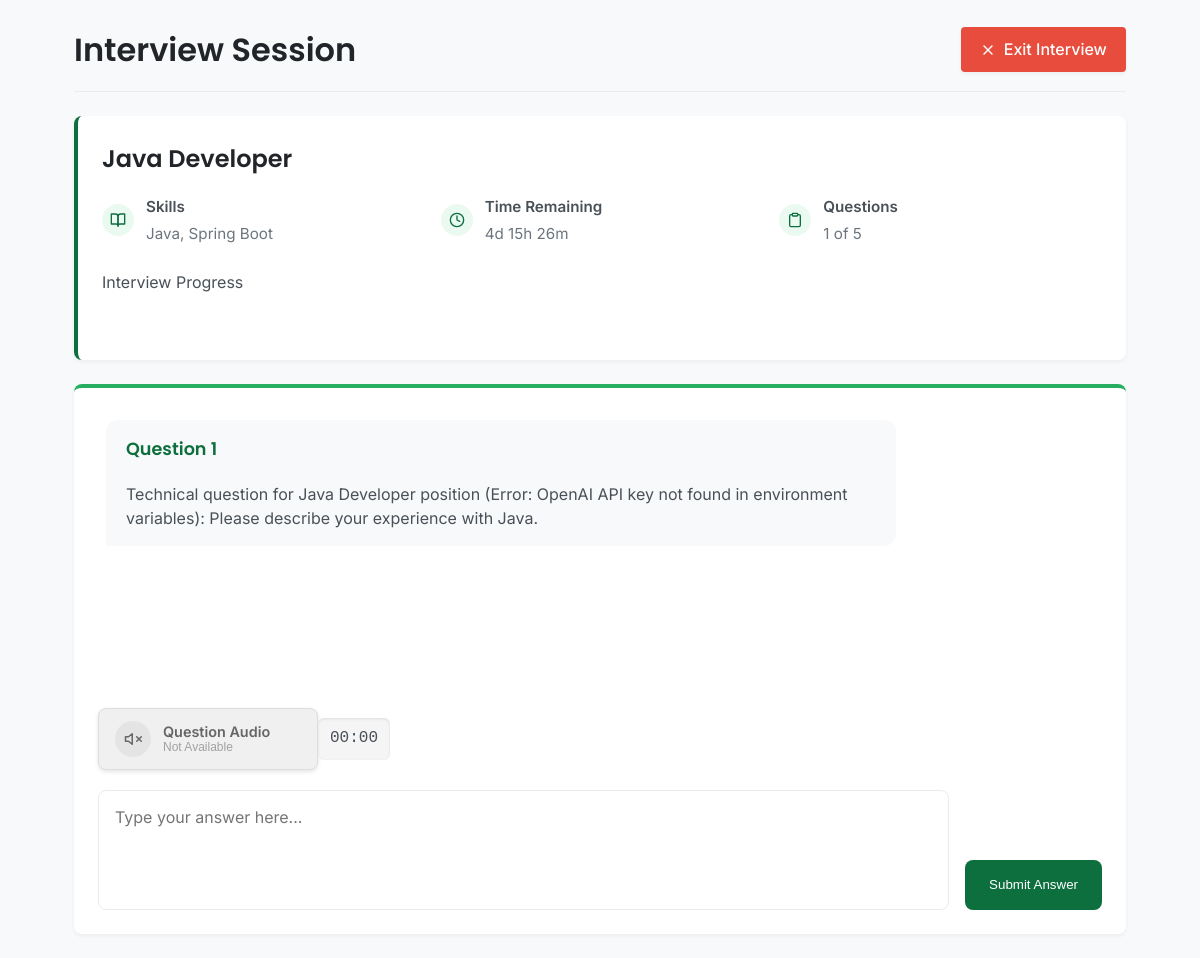
The page /interview/start/11/ (signed in) on the database its author committed.
### bot/models.py (models this page shows, shortened)
class InterviewAssignment(models.Model):
    STATUS_CHOICES = (
        ('pending', 'Pending'),
        ('in_progress', 'In Progress'),
        ('completed', 'Completed'),
        ('expired', 'Expired'),
    )
    candidate = models.ForeignKey(User, on_delete=models.CASCADE, related_name='assigned_interviews')
    job_description = models.ForeignKey(JobDescription, on_delete=models.CASCADE, related_name='assignments')
    assigned_at = models.DateTimeField(auto_now_add=True)
    deadline = models.DateTimeField()
    status = models.CharField(max_length=20, choices=STATUS_CHOICES, default='pending')
    score = models.FloatField(null=True, blank=True)  # Percentage score
    eligibility = models.CharField(max_length=100, null=True, blank=True)  # e.g., "Highly Eligible", "Not Eligible"
    feedback = models.TextField(null=True, blank=True)
    completed_at = models.DateTimeField(null=True, blank=True)
    def is_expired(self):
        return timezone.now() > self.deadline
    def save(self, *args, **kwargs):
        if self.deadline and timezone.now() > self.deadline and self.status == 'pending':
            self.status = 'expired'
        super().save(*args, **kwargs)

class JobDescription(models.Model):
    title = models.CharField(max_length=100)  # e.g., "Frontend Developer", "Data Analyst"
    skills = models.CharField(max_length=255)  # Comma-separated skills
    question_count = models.IntegerField(default=5)
    passing_score = models.IntegerField(default=50)
    created_at = models.DateTimeField(auto_now_add=True)
    updated_at = models.DateTimeField(auto_now=True)

class InterviewSession(models.Model):
    assignment = models.ForeignKey(InterviewAssignment, on_delete=models.CASCADE, related_name='sessions')
    session_id = models.CharField(max_length=100, unique=True)  # Unique session identifier
    current_question = models.IntegerField(default=1)  # Current question number
    conversation_history = models.JSONField(default=list)  # Store the entire conversation as JSON
    started_at = models.DateTimeField(auto_now_add=True)
    last_activity = models.DateTimeField(auto_now=True)

### bot/views.py (the view)
# urls.py: path('interview/start/<int:assignment_id>/', start_interview, name='start_interview'),
@login_required
def start_interview(request, assignment_id):
    if not request.user.groups.filter(name='Candidate').exists():
        messages.error(request, 'You do not have permission to access this interview')
        return redirect('admin_dashboard')
    assignment = get_object_or_404(InterviewAssignment, id=assignment_id, candidate=request.user)
    if assignment.status == 'expired' or assignment.is_expired():
        messages.error(request, 'This interview has expired')
        return redirect('candidate_dashboard')
    if assignment.status == 'completed':
        return redirect('interview_results', assignment_id=assignment_id)
    try:
        session = InterviewSession.objects.get(assignment=assignment)
    except InterviewSession.DoesNotExist:
        session_id = str(uuid.uuid4())
        session = InterviewSession.objects.create(
            assignment=assignment,
            session_id=session_id,
            current_question=1,
            conversation_history=[]
        )
        assignment.status = 'in_progress'
        assignment.save()
    progress_percentage = (session.current_question - 1) / assignment.job_description.question_count * 100
    now = timezone.now()
    time_remaining = assignment.deadline - now
    days = time_remaining.days
    hours, remainder = divmod(time_remaining.seconds, 3600)
    minutes, seconds = divmod(remainder, 60)
    time_remaining_str = f"{days}d {hours}h {minutes}m"
    conversation_history = session.conversation_history
    if not conversation_history or conversation_history[-1]['role'] != 'assistant':
        question_obj = generate_interview_question(session)
        conversation_history.append({
            'role': 'assistant',
            'content': question_obj['question'],
            'question_number': session.current_question,
            'audio_url': question_obj['audio_url']
        })
        session.conversation_history = conversation_history
        session.save()
    audio_url = None
    for msg in reversed(conversation_history):
        if msg.get('role') == 'assistant' and msg.get('audio_url'):
            audio_url = msg['audio_url']
            break
    context = {
        'assignment': assignment,
        'session': session,
        'conversation_history': conversation_history,
        'progress_percentage': progress_percentage,
        'time_remaining': time_remaining_str,
        'audio_url': audio_url
    }
    return render(request, 'interview/interview_session.html', context)

### bot/views.py (called while the page is built)
def initialize_openai_client():
    api_key = os.getenv('OPENAI_API_KEY')
    print("API Key:", api_key)
    if not api_key:
        raise ValueError("OpenAI API key not found in environment variables")
    client = openai.OpenAI(api_key=api_key)
    return client

### templates/interview/interview_session.html (shortened to what this page needs)
{% load static %}
<!DOCTYPE html>
<html lang="en">
<head>
    <link rel="stylesheet" href="{% static 'css/dashboard-style.css' %}">
</head>
<body>
    <div class="interview-container">
        <div class="interview-header">
            <h1>Interview Session</h1>
            <a href="{% url 'candidate_dashboard' %}" class="btn-exit" id="exit-btn">
                <svg xmlns="http://www.w3.org/2000/svg" width="16" height="16" viewBox="0 0 24 24" fill="none" stroke="currentColor" stroke-width="2" stroke-linecap="round" stroke-linejoin="round"><path d="M18 6L6 18"></path><path d="M6 6l12 12"></path></svg>
                Exit Interview
            </a>
        </div>
        <div class="interview-info-card">
            <h2>{{ assignment.job_description.title }}</h2>
            <div class="interview-meta">
                <div class="interview-meta-item">
                    <div class="interview-meta-icon">
                        <svg xmlns="http://www.w3.org/2000/svg" width="16" height="16" viewBox="0 0 24 24" fill="none" stroke="currentColor" stroke-width="2" stroke-linecap="round" stroke-linejoin="round"><path d="M2 3h6a4 4 0 0 1 4 4v14a3 3 0 0 0-3-3H2z"></path><path d="M22 3h-6a4 4 0 0 0-4 4v14a3 3 0 0 1 3-3h7z"></path></svg>
                    </div>
                    <div class="interview-meta-text">
                        <strong>Skills</strong>
                        <span>{{ assignment.job_description.skills }}</span>
                    </div>
                </div>
                <div class="interview-meta-item">
                    <div class="interview-meta-icon">
                        <svg xmlns="http://www.w3.org/2000/svg" width="16" height="16" viewBox="0 0 24 24" fill="none" stroke="currentColor" stroke-width="2" stroke-linecap="round" stroke-linejoin="round"><circle cx="12" cy="12" r="10"></circle><polyline points="12 6 12 12 16 14"></polyline></svg>
                    </div>
                    <div class="interview-meta-text">
                        <strong>Time Remaining</strong>
                        <span id="time-remaining">{{ time_remaining }}</span>
                    </div>
                </div>
                <div class="interview-meta-item">
                    <div class="interview-meta-icon">
                    </div>
                    <div class="interview-meta-text">
                        <strong>Questions</strong>
                        <span><span id="current-question">{{ session.current_question }}</span> of {{ assignment.job_description.question_count }}</span>
                    </div>
                </div>
            </div>
            <div class="progress-container">
                <div class="progress-label">Interview Progress</div>
                <div class="progress-bar">
                </div>
            </div>
        </div>
        <div class="chat-container">
            <div class="chat-messages" id="chat-messages">
                {% for message in conversation_history %}
                    {% if message.role == 'assistant' %}
                        <div class="message bot-message">
                            <div class="question-number">Question {{ message.question_number }}</div>
                            {{ message.content }}
                        </div>
                    {% else %}
                        <div class="message user-message">
                            <pre>{{ message.content }}</pre>
                        </div>
                    {% endif %}
                {% endfor %}
            </div>
            <div class="audio-controls">
                {% if audio_url %}
                    <audio id="question-audio" src="{{ audio_url }}" preload="auto"></audio>
                    <button id="play-audio" class="audio-btn audio-available">
                        <div class="audio-icon-container">
                            <svg xmlns="http://www.w3.org/2000/svg" width="18" height="18" viewBox="0 0 24 24" fill="none" stroke="currentColor" stroke-width="2" stroke-linecap="round" stroke-linejoin="round"><polygon points="5 3 19 12 5 21 5 3"></polygon></svg>
                        </div>
                        <div class="audio-text">
                            <span class="audio-label">Question Audio</span>
                            <span class="audio-status">Available</span>
                        </div>
                    </button>
                {% else %}
                    <button id="play-audio" disabled class="audio-btn audio-unavailable">
                        <div class="audio-icon-container audio-disabled">
                            <svg xmlns="http://www.w3.org/2000/svg" width="18" height="18" viewBox="0 0 24 24" fill="none" stroke="currentColor" stroke-width="2" stroke-linecap="round" stroke-linejoin="round"><path d="M11 5L6 9H2v6h4l5 4V5z"></path><line x1="23" y1="9" x2="17" y2="15"></line><line x1="17" y1="9" x2="23" y2="15"></line></svg>
                        </div>
                        <div class="audio-text">
                            <span class="audio-label">Question Audio</span>
                            <span class="audio-status audio-status-unavailable">Not Available</span>
                        </div>
                    </button>
                {% endif %}
                <span class="timer" id="audio-timer">00:00</span>
            </div>
            <form method="post" id="response-form">
                <div class="chat-input">
                    <textarea name="response" id="response-input" placeholder="Type your answer here..." required></textarea>
                    <button type="submit" id="submit-btn">
                        <span>Submit Answer</span>
                    </button>
                </div>
            </form>
        </div>
    </div>
</body>
</html>

### static/css/dashboard-style.css (style rules this page uses)
:root { --primary-color: #0d6e3e; --primary-light: #27ae60; --primary-lighter: #2ecc71; --primary-dark: #0a5a32; --neutral-white: #ffffff; --neutral-off-white: #f8f9fa; --neutral-light: #e9ecef; --neutral-medium: #ced4da; --neutral-dark: #6c757d; --neutral-darker: #495057; --neutral-darkest: #212529; --status-pending: #ff9800; --status-in-progress: #3498db; --status-completed: #27ae60; --status-expired: #e74c3c; --accent-blue: #3498db; --accent-red: #e74c3c; --accent-orange: #f39c12; --border-radius-sm: 4px; --border-radius-md: 8px; --border-radius-lg: 12px; --shadow-sm: 0 2px 4px rgba(0, 0, 0, 0.05); --shadow-md: 0 4px 6px rgba(0, 0, 0, 0.1); --shadow-lg: 0 10px 15px rgba(0, 0, 0, 0.1); --font-primary: 'Poppins', -apple-system, BlinkMacSystemFont, sans-serif; --font-secondary: 'Inter', -apple-system, BlinkMacSystemFont, sans-serif; }
* { box-sizing: border-box; margin: 0; padding: 0; }
body { font-family: var(--font-secondary); background-color: var(--neutral-off-white); color: var(--neutral-darker); line-height: 1.6; font-size: 16px; margin: 0; padding: 0; }
input[type="text"], input[type="email"], input[type="password"], input[type="number"], input[type="date"], input[type="datetime-local"], textarea, select { width: 100%; padding: 0.8rem 1rem; border: 1px solid var(--neutral-medium); border-radius: var(--border-radius-sm); font-family: var(--font-secondary); font-size: 1rem; color: var(--neutral-darkest); background-color: var(--neutral-white); transition: all 0.2s ease; }
textarea { min-height: 120px; resize: vertical; }

### rows shown on the page
InterviewAssignment: job_description "Java Developer", job_description.skills "Java, Spring Boot", job_description.question_count "5"

### other values the page prints
{{ time_remaining }} "4d 15h 26m"
{{ message.question_number }} "1"
{{ message.content }} "Technical question for Java Developer position (Error: OpenAI API key not found in environment variables): Please describe your experience with Java."
